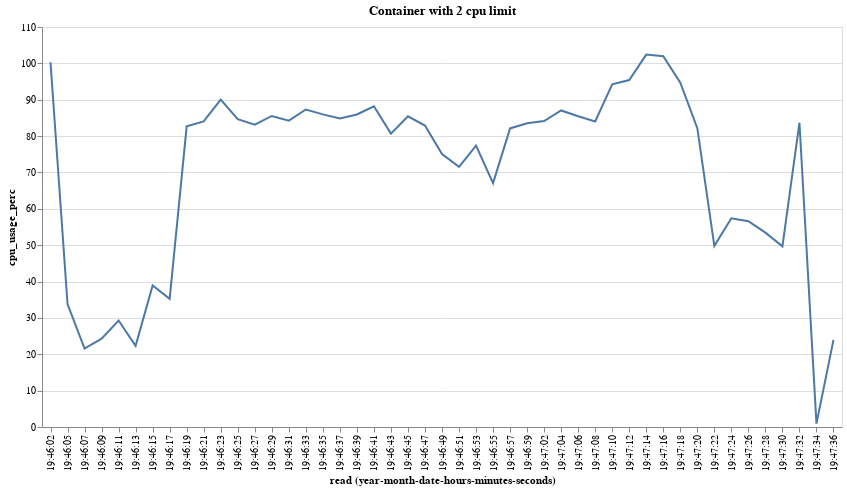

Here is the notebook cell this chart was saved with:
### Code cell
chart = generate_chart(run_with_num_cpu(2))
print_relevant_logs()
chart

### Figure 1 — Vega-Lite specification as saved in the notebook (floating-point values rounded to 4 significant figures)
{"$schema": "https://vega.github.io/schema/vega-lite/v4.17.0.json", "config": {"view": {"continuousHeight": 300, "continuousWidth": 400}}, "data": {"name": "data-a8048139a2b5b58a31c27be34e2b47a3"}, "datasets": {"data-a8048139a2b5b58a31c27be34e2b47a3": [{"cpu_delta": 990503000, "cpu_stats.cpu_usage.total_usage": 1460960000, "cpu_stats.online_cpus": 4, "cpu_stats.system_cpu_usage": 4036632620000000, "cpu_usage_perc": 100.3, "precpu_stats.cpu_usage.total_usage": 470457000, "precpu_stats.system_cpu_usage": 4036628670000000, "read": "2022-11-08T19:46:02.879144903", "system_cpu_delta": 3950000000}, {"cpu_delta": 272133000, "cpu_stats.cpu_usage.total_usage": 2619562000, "cpu_stats.online_cpus": 4, "cpu_stats.system_cpu_usage": 4036639980000000, "cpu_usage_perc": 33.81, "precpu_stats.cpu_usage.total_usage": 2347429000, "precpu_stats.system_cpu_usage": 4036636760000000, "read": "2022-11-08T19:46:05.006388534", "system_cpu_delta": 3220000000}, {"cpu_delta": 171439000, "cpu_stats.cpu_usage.total_usage": 2967998000, "cpu_stats.online_cpus": 4, "cpu_stats.system_cpu_usage": 4036646360000000, "cpu_usage_perc": 21.56, "precpu_stats.cpu_usage.total_usage": 2796559000, "precpu_stats.system_cpu_usage": 4036643180000000, "read": "2022-11-08T19:46:07.039290223", "system_cpu_delta": 3180000000}, {"cpu_delta": 189970000, "cpu_stats.cpu_usage.total_usage": 3314337000, "cpu_stats.online_cpus": 4, "cpu_stats.system_cpu_usage": 4036652650000000, "cpu_usage_perc": 24.28, "precpu_stats.cpu_usage.total_usage": 3124367000, "precpu_stats.system_cpu_usage": 4036649520000000, "read": "2022-11-08T19:46:09.056979580", "system_cpu_delta": 3130000000}, {"cpu_delta": 232823000, "cpu_stats.cpu_usage.total_usage": 3763398000, "cpu_stats.online_cpus": 4, "cpu_stats.system_cpu_usage": 4036659060000000, "cpu_usage_perc": 29.29, "precpu_stats.cpu_usage.total_usage": 3530575000, "precpu_stats.system_cpu_usage": 4036655880000000, "read": "2022-11-08T19:46:11.086700966", "system_cpu_delta": 3180000000}, {"cpu_delta": 179755000, "cpu_stats.cpu_usage.total_usage": 4149144000, "cpu_stats.online_cpus": 4, "cpu_stats.system_cpu_usage": 4036665480000000, "cpu_usage_perc": 22.33, "precpu_stats.cpu_usage.total_usage": 3969389000, "precpu_stats.system_cpu_usage": 4036662260000000, "read": "2022-11-08T19:46:13.085064433", "system_cpu_delta": 3220000000}, {"cpu_delta": 330953000, "cpu_stats.cpu_usage.total_usage": 4817320000, "cpu_stats.online_cpus": 4, "cpu_stats.system_cpu_usage": 4036672190000000, "cpu_usage_perc": 38.94, "precpu_stats.cpu_usage.total_usage": 4486367000, "precpu_stats.system_cpu_usage": 4036668790000000, "read": "2022-11-08T19:46:15.130376163", "system_cpu_delta": 3400000000}, {"cpu_delta": 302964000, "cpu_stats.cpu_usage.total_usage": 5452686000, "cpu_stats.online_cpus": 4, "cpu_stats.system_cpu_usage": 4036678980000000, "cpu_usage_perc": 35.23, "precpu_stats.cpu_usage.total_usage": 5149722000, "precpu_stats.system_cpu_usage": 4036675540000000, "read": "2022-11-08T19:46:17.248617808", "system_cpu_delta": 3440000000}, {"cpu_delta": 750328000, "cpu_stats.cpu_usage.total_usage": 6395403000, "cpu_stats.online_cpus": 4, "cpu_stats.system_cpu_usage": 4036685840000000, "cpu_usage_perc": 82.68, "precpu_stats.cpu_usage.total_usage": 5645075000, "precpu_stats.system_cpu_usage": 4036682210000000, "read": "2022-11-08T19:46:19.262158012", "system_cpu_delta": 3630000000}, {"cpu_delta": 745654000, "cpu_stats.cpu_usage.total_usage": 7909515000, "cpu_stats.online_cpus": 4, "cpu_stats.system_cpu_usage": 4036692970000000, "cpu_usage_perc": 84.02, "precpu_stats.cpu_usage.total_usage": 7163861000, "precpu_stats.system_cpu_usage": 4036689420000000, "read": "2022-11-08T19:46:21.286189270", "system_cpu_delta": 3550000000}, {"cpu_delta": 803610000, "cpu_stats.cpu_usage.total_usage": 9449509000, "cpu_stats.online_cpus": 4, "cpu_stats.system_cpu_usage": 4036700120000000, "cpu_usage_perc": 90.04, "precpu_stats.cpu_usage.total_usage": 8645899000, "precpu_stats.system_cpu_usage": 4036696550000000, "read": "2022-11-08T19:46:23.304620874", "system_cpu_delta": 3570000000}, {"cpu_delta": 757694000, "cpu_stats.cpu_usage.total_usage": 11008642000, "cpu_stats.online_cpus": 4, "cpu_stats.system_cpu_usage": 4036707250000000, "cpu_usage_perc": 84.66, "precpu_stats.cpu_usage.total_usage": 10250948000, "precpu_stats.system_cpu_usage": 4036703670000000, "read": "2022-11-08T19:46:25.317457314", "system_cpu_delta": 3580000000}, {"cpu_delta": 762998000, "cpu_stats.cpu_usage.total_usage": 12491634000, "cpu_stats.online_cpus": 4, "cpu_stats.system_cpu_usage": 4036714580000000, "cpu_usage_perc": 83.16, "precpu_stats.cpu_usage.total_usage": 11728636000, "precpu_stats.system_cpu_usage": 4036710910000000, "read": "2022-11-08T19:46:27.371594716", "system_cpu_delta": 3670000000}, {"cpu_delta": 812631000, "cpu_stats.cpu_usage.total_usage": 14089591000, "cpu_stats.online_cpus": 4, "cpu_stats.system_cpu_usage": 4036722110000000, "cpu_usage_perc": 85.54, "precpu_stats.cpu_usage.total_usage": 13276960000, "precpu_stats.system_cpu_usage": 4036718310000000, "read": "2022-11-08T19:46:29.480268622", "system_cpu_delta": 3800000000}, {"cpu_delta": 775042000, "cpu_stats.cpu_usage.total_usage": 15646427000, "cpu_stats.online_cpus": 4, "cpu_stats.system_cpu_usage": 4036729400000000, "cpu_usage_perc": 84.24, "precpu_stats.cpu_usage.total_usage": 14871385000, "precpu_stats.system_cpu_usage": 4036725720000000, "read": "2022-11-08T19:46:31.500976208", "system_cpu_delta": 3680000000}, {"cpu_delta": 790101000, "cpu_stats.cpu_usage.total_usage": 17212962000, "cpu_stats.online_cpus": 4, "cpu_stats.system_cpu_usage": 4036736650000000, "cpu_usage_perc": 87.3, "precpu_stats.cpu_usage.total_usage": 16422861000, "precpu_stats.system_cpu_usage": 4036733030000000, "read": "2022-11-08T19:46:33.519817720", "system_cpu_delta": 3620000000}, {"cpu_delta": 786578000, "cpu_stats.cpu_usage.total_usage": 18760479000, "cpu_stats.online_cpus": 4, "cpu_stats.system_cpu_usage": 4036743980000000, "cpu_usage_perc": 85.96, "precpu_stats.cpu_usage.total_usage": 17973901000, "precpu_stats.system_cpu_usage": 4036740320000000, "read": "2022-11-08T19:46:35.543331140", "system_cpu_delta": 3660000000}, {"cpu_delta": 771841000, "cpu_stats.cpu_usage.total_usage": 20297222000, "cpu_stats.online_cpus": 4, "cpu_stats.system_cpu_usage": 4036751220000000, "cpu_usage_perc": 84.82, "precpu_stats.cpu_usage.total_usage": 19525381000, "precpu_stats.system_cpu_usage": 4036747580000000, "read": "2022-11-08T19:46:37.555000772", "system_cpu_delta": 3640000000}, {"cpu_delta": 797237000, "cpu_stats.cpu_usage.total_usage": 21814710000, "cpu_stats.online_cpus": 4, "cpu_stats.system_cpu_usage": 4036758600000000, "cpu_usage_perc": 85.96, "precpu_stats.cpu_usage.total_usage": 21017473000, "precpu_stats.system_cpu_usage": 4036754890000000, "read": "2022-11-08T19:46:39.599523595", "system_cpu_delta": 3710000000}, {"cpu_delta": 815791000, "cpu_stats.cpu_usage.total_usage": 23433684000, "cpu_stats.online_cpus": 4, "cpu_stats.system_cpu_usage": 4036766140000000, "cpu_usage_perc": 88.19, "precpu_stats.cpu_usage.total_usage": 22617893000, "precpu_stats.system_cpu_usage": 4036762440000000, "read": "2022-11-08T19:46:41.722399028", "system_cpu_delta": 3700000000}, {"cpu_delta": 744255000, "cpu_stats.cpu_usage.total_usage": 24927125000, "cpu_stats.online_cpus": 4, "cpu_stats.system_cpu_usage": 4036773400000000, "cpu_usage_perc": 80.68, "precpu_stats.cpu_usage.total_usage": 24182870000, "precpu_stats.system_cpu_usage": 4036769710000000, "read": "2022-11-08T19:46:43.737833834", "system_cpu_delta": 3690000000}, {"cpu_delta": 781883000, "cpu_stats.cpu_usage.total_usage": 26470852000, "cpu_stats.online_cpus": 4, "cpu_stats.system_cpu_usage": 4036780690000000, "cpu_usage_perc": 85.45, "precpu_stats.cpu_usage.total_usage": 25688969000, "precpu_stats.system_cpu_usage": 4036777030000000, "read": "2022-11-08T19:46:45.754556495", "system_cpu_delta": 3660000000}, {"cpu_delta": 737763000, "cpu_stats.cpu_usage.total_usage": 27982149000, "cpu_stats.online_cpus": 4, "cpu_stats.system_cpu_usage": 4036787880000000, "cpu_usage_perc": 82.89, "precpu_stats.cpu_usage.total_usage": 27244386000, "precpu_stats.system_cpu_usage": 4036784320000000, "read": "2022-11-08T19:46:47.776004409", "system_cpu_delta": 3560000000}, {"cpu_delta": 660722000, "cpu_stats.cpu_usage.total_usage": 29338581000, "cpu_stats.online_cpus": 4, "cpu_stats.system_cpu_usage": 4036794950000000, "cpu_usage_perc": 75.08, "precpu_stats.cpu_usage.total_usage": 28677859000, "precpu_stats.system_cpu_usage": 4036791430000000, "read": "2022-11-08T19:46:49.798464554", "system_cpu_delta": 3520000000}, {"cpu_delta": 652947000, "cpu_stats.cpu_usage.total_usage": 30636220000, "cpu_stats.online_cpus": 4, "cpu_stats.system_cpu_usage": 4036802240000000, "cpu_usage_perc": 71.56, "precpu_stats.cpu_usage.total_usage": 29983273000, "precpu_stats.system_cpu_usage": 4036798590000000, "read": "2022-11-08T19:46:51.852728463", "system_cpu_delta": 3650000000}, {"cpu_delta": 704394000, "cpu_stats.cpu_usage.total_usage": 31955690000, "cpu_stats.online_cpus": 4, "cpu_stats.system_cpu_usage": 4036809610000000, "cpu_usage_perc": 77.41, "precpu_stats.cpu_usage.total_usage": 31251296000, "precpu_stats.system_cpu_usage": 4036805970000000, "read": "2022-11-08T19:46:53.935904075", "system_cpu_delta": 3640000000}, {"cpu_delta": 612070000, "cpu_stats.cpu_usage.total_usage": 33259034000, "cpu_stats.online_cpus": 4, "cpu_stats.system_cpu_usage": 4036816780000000, "cpu_usage_perc": 67.08, "precpu_stats.cpu_usage.total_usage": 32646964000, "precpu_stats.system_cpu_usage": 4036813130000000, "read": "2022-11-08T19:46:55.957242513", "system_cpu_delta": 3650000000}, {"cpu_delta": 751295000, "cpu_stats.cpu_usage.total_usage": 34705881000, "cpu_stats.online_cpus": 4, "cpu_stats.system_cpu_usage": 4036823990000000, "cpu_usage_perc": 82.11, "precpu_stats.cpu_usage.total_usage": 33954586000, "precpu_stats.system_cpu_usage": 4036820330000000, "read": "2022-11-08T19:46:57.975378395", "system_cpu_delta": 3660000000}, {"cpu_delta": 770729000, "cpu_stats.cpu_usage.total_usage": 36248595000, "cpu_stats.online_cpus": 4, "cpu_stats.system_cpu_usage": 4036831310000000, "cpu_usage_perc": 83.55, "precpu_stats.cpu_usage.total_usage": 35477866000, "precpu_stats.system_cpu_usage": 4036827620000000, "read": "2022-11-08T19:46:59.987975768", "system_cpu_delta": 3690000000}, {"cpu_delta": 773993000, "cpu_stats.cpu_usage.total_usage": 37827459000, "cpu_stats.online_cpus": 4, "cpu_stats.system_cpu_usage": 4036838670000000, "cpu_usage_perc": 84.13, "precpu_stats.cpu_usage.total_usage": 37053466000, "precpu_stats.system_cpu_usage": 4036834990000000, "read": "2022-11-08T19:47:02.007861275", "system_cpu_delta": 3680000000}, {"cpu_delta": 787832000, "cpu_stats.cpu_usage.total_usage": 39377667000, "cpu_stats.online_cpus": 4, "cpu_stats.system_cpu_usage": 4036845960000000, "cpu_usage_perc": 87.05, "precpu_stats.cpu_usage.total_usage": 38589835000, "precpu_stats.system_cpu_usage": 4036842340000000, "read": "2022-11-08T19:47:04.025583337", "system_cpu_delta": 3620000000}, {"cpu_delta": 814144000, "cpu_stats.cpu_usage.total_usage": 40992050000, "cpu_stats.online_cpus": 4, "cpu_stats.system_cpu_usage": 4036853580000000, "cpu_usage_perc": 85.47, "precpu_stats.cpu_usage.total_usage": 40177906000, "precpu_stats.system_cpu_usage": 4036849770000000, "read": "2022-11-08T19:47:06.125351351", "system_cpu_delta": 3810000000}, {"cpu_delta": 775082000, "cpu_stats.cpu_usage.total_usage": 42543196000, "cpu_stats.online_cpus": 4, "cpu_stats.system_cpu_usage": 4036860920000000, "cpu_usage_perc": 84.02, "precpu_stats.cpu_usage.total_usage": 41768114000, "precpu_stats.system_cpu_usage": 4036857230000000, "read": "2022-11-08T19:47:08.150779120", "system_cpu_delta": 3690000000}, {"cpu_delta": 895359000, "cpu_stats.cpu_usage.total_usage": 44200301000, "cpu_stats.online_cpus": 4, "cpu_stats.system_cpu_usage": 4036868340000000, "cpu_usage_perc": 94.25, "precpu_stats.cpu_usage.total_usage": 43304942000, "precpu_stats.system_cpu_usage": 4036864540000000, "read": "2022-11-08T19:47:10.160640790", "system_cpu_delta": 3800000000}, {"cpu_delta": 927766000, "cpu_stats.cpu_usage.total_usage": 46065874000, "cpu_stats.online_cpus": 4, "cpu_stats.system_cpu_usage": 4036876130000000, "cpu_usage_perc": 95.4, "precpu_stats.cpu_usage.total_usage": 45138108000, "precpu_stats.system_cpu_usage": 4036872240000000, "read": "2022-11-08T19:47:12.180101386", "system_cpu_delta": 3890000000}, {"cpu_delta": 1003633000, "cpu_stats.cpu_usage.total_usage": 48074756000, "cpu_stats.online_cpus": 4, "cpu_stats.system_cpu_usage": 4036883950000000, "cpu_usage_perc": 102.4, "precpu_stats.cpu_usage.total_usage": 47071123000, "precpu_stats.system_cpu_usage": 4036880030000000, "read": "2022-11-08T19:47:14.168341442", "system_cpu_delta": 3920000000}, {"cpu_delta": 1027248000, "cpu_stats.cpu_usage.total_usage": 50114705000, "cpu_stats.online_cpus": 4, "cpu_stats.system_cpu_usage": 4036891930000000, "cpu_usage_perc": 102.0, "precpu_stats.cpu_usage.total_usage": 49087457000, "precpu_stats.system_cpu_usage": 4036887900000000, "read": "2022-11-08T19:47:16.220466260", "system_cpu_delta": 4030000000}, {"cpu_delta": 925550000, "cpu_stats.cpu_usage.total_usage": 52040600000, "cpu_stats.online_cpus": 4, "cpu_stats.system_cpu_usage": 4036899750000000, "cpu_usage_perc": 94.69, "precpu_stats.cpu_usage.total_usage": 51115050000, "precpu_stats.system_cpu_usage": 4036895840000000, "read": "2022-11-08T19:47:18.269567441", "system_cpu_delta": 3910000000}, {"cpu_delta": 782773000, "cpu_stats.cpu_usage.total_usage": 53779783000, "cpu_stats.online_cpus": 4, "cpu_stats.system_cpu_usage": 4036907490000000, "cpu_usage_perc": 82.18, "precpu_stats.cpu_usage.total_usage": 52997010000, "precpu_stats.system_cpu_usage": 4036903680000000, "read": "2022-11-08T19:47:20.294649832", "system_cpu_delta": 3810000000}, {"cpu_delta": 431055000, "cpu_stats.cpu_usage.total_usage": 54546905000, "cpu_stats.online_cpus": 4, "cpu_stats.system_cpu_usage": 4036914430000000, "cpu_usage_perc": 49.83, "precpu_stats.cpu_usage.total_usage": 54115850000, "precpu_stats.system_cpu_usage": 4036910970000000, "read": "2022-11-08T19:47:22.318931106", "system_cpu_delta": 3460000000}, {"cpu_delta": 486296000, "cpu_stats.cpu_usage.total_usage": 55496080000, "cpu_stats.online_cpus": 4, "cpu_stats.system_cpu_usage": 4036921270000000, "cpu_usage_perc": 57.38, "precpu_stats.cpu_usage.total_usage": 55009784000, "precpu_stats.system_cpu_usage": 4036917880000000, "read": "2022-11-08T19:47:24.337077127", "system_cpu_delta": 3390000000}, {"cpu_delta": 465418000, "cpu_stats.cpu_usage.total_usage": 56404687000, "cpu_stats.online_cpus": 4, "cpu_stats.system_cpu_usage": 4036927970000000, "cpu_usage_perc": 56.59, "precpu_stats.cpu_usage.total_usage": 55939269000, "precpu_stats.system_cpu_usage": 4036924680000000, "read": "2022-11-08T19:47:26.351094739", "system_cpu_delta": 3290000000}, {"cpu_delta": 458337000, "cpu_stats.cpu_usage.total_usage": 57307118000, "cpu_stats.online_cpus": 4, "cpu_stats.system_cpu_usage": 4036934830000000, "cpu_usage_perc": 53.45, "precpu_stats.cpu_usage.total_usage": 56848781000, "precpu_stats.system_cpu_usage": 4036931400000000, "read": "2022-11-08T19:47:28.414835948", "system_cpu_delta": 3430000000}, {"cpu_delta": 431053000, "cpu_stats.cpu_usage.total_usage": 58182528000, "cpu_stats.online_cpus": 4, "cpu_stats.system_cpu_usage": 4036941810000000, "cpu_usage_perc": 49.69, "precpu_stats.cpu_usage.total_usage": 57751475000, "precpu_stats.system_cpu_usage": 4036938340000000, "read": "2022-11-08T19:47:30.495805218", "system_cpu_delta": 3470000000}, {"cpu_delta": 780371000, "cpu_stats.cpu_usage.total_usage": 59353913000, "cpu_stats.online_cpus": 4, "cpu_stats.system_cpu_usage": 4036948920000000, "cpu_usage_perc": 83.69, "precpu_stats.cpu_usage.total_usage": 58573542000, "precpu_stats.system_cpu_usage": 4036945190000000, "read": "2022-11-08T19:47:32.508907649", "system_cpu_delta": 3730000000}, {"cpu_delta": 8755000, "cpu_stats.cpu_usage.total_usage": 59580838000, "cpu_stats.online_cpus": 4, "cpu_stats.system_cpu_usage": 4036956420000000, "cpu_usage_perc": 0.924, "precpu_stats.cpu_usage.total_usage": 59572083000, "precpu_stats.system_cpu_usage": 4036952630000000, "read": "2022-11-08T19:47:34.531123711", "system_cpu_delta": 3790000000}, {"cpu_delta": 228114000, "cpu_stats.cpu_usage.total_usage": 60624552000, "cpu_stats.online_cpus": 4, "cpu_stats.system_cpu_usage": 4036964160000000, "cpu_usage_perc": 23.95, "precpu_stats.cpu_usage.total_usage": 60396438000, "precpu_stats.system_cpu_usage": 4036960350000000, "read": "2022-11-08T19:47:36.554313257", "system_cpu_delta": 3810000000}]}, "encoding": {"x": {"axis": {"format": "%H:%M:%S", "labelAngle": -90}, "field": "read", "timeUnit": "yearmonthdatehoursminutesseconds", "type": "ordinal"}, "y": {"field": "cpu_usage_perc", "type": "quantitative"}}, "height": 400, "mark": "line", "title": "Container with 2 cpu limit", "width": 800}
